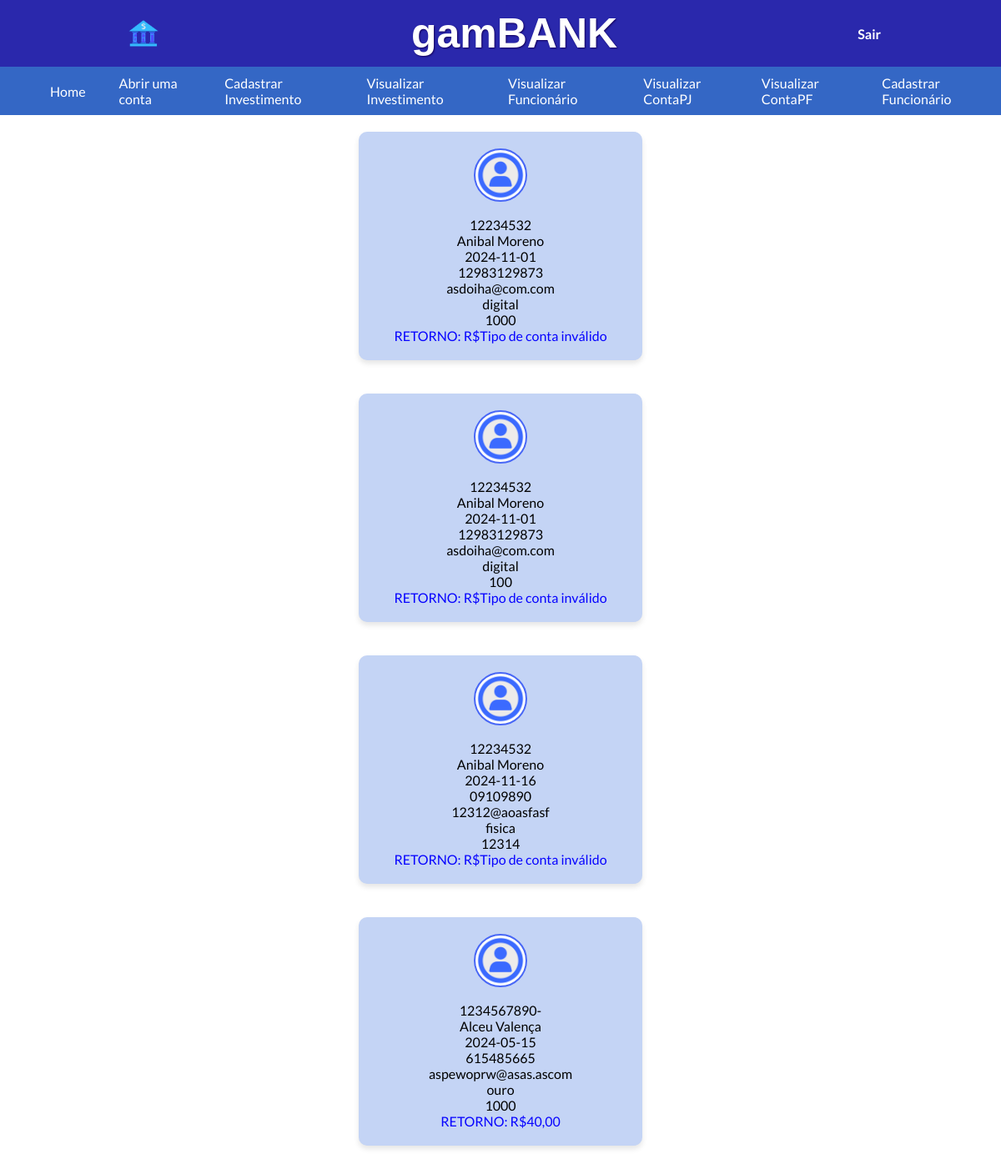
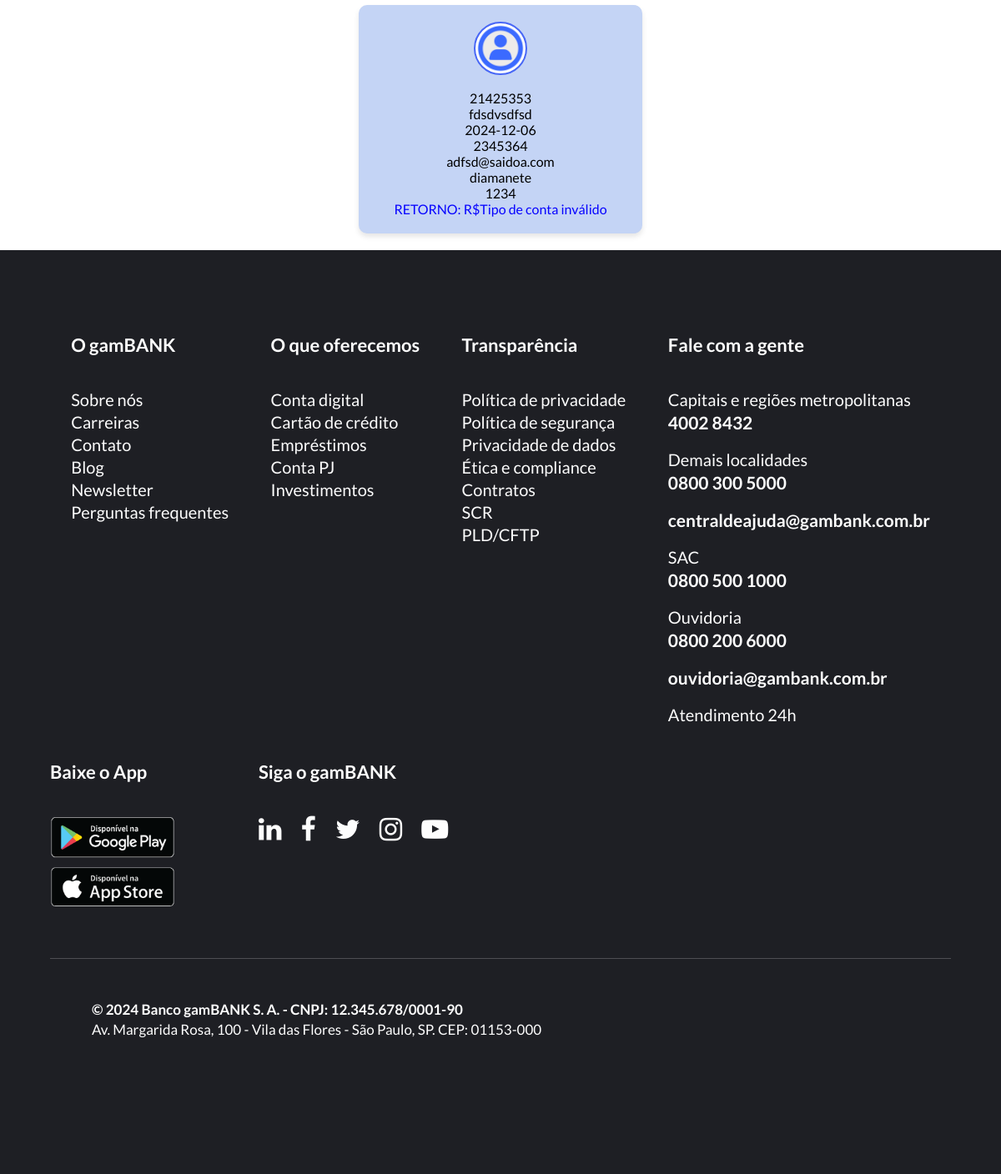
The app's page /telas/tela_visualizarInvestimento.php with its own data (2 pictures, top to bottom).
### tables this page shows
CREATE TABLE `investimento` (
  `cpf` varchar(255) NOT NULL,
  `nomeCompleto` varchar(255) NOT NULL,
  `dt_nascimento` date NOT NULL,
  `telefone` varchar(255) NOT NULL,
  `email` varchar(255) NOT NULL,
  `tipo_conta` varchar(255) NOT NULL,
  `valor_investimento` float NOT NULL
);

### php/funcoesBD.php (called while the page is built, shortened)
<?php
function conectarBD(){
    $conexao = mysqli_connect("localhost", "root","", "gamBANK");
    return($conexao);
}
function retornarInvestimento(){
    $conexao = conectarBD();
    $query = "SELECT * FROM investimento";
    $listaInv = mysqli_query($conexao, $query);
    return ($listaInv);
}
function calcularRetornoInvestimento($valorInvestido, $tipoConta) {
    $taxas = [
        'basico' => 0.02,
        'prata' => 0.03,
        'ouro' => 0.04,
        'diamante' => 0.05
    ];
    if (!isset($taxas[$tipoConta])) {
        return "Tipo de conta inválido";
    }
    $retorno = $valorInvestido * $taxas[$tipoConta];
    return number_format($retorno, 2, ',', '.');
    die();
  }
?>

### telas/tela_visualizarInvestimento.php (the view, shortened to what this page needs)
<?php
require_once "../php/funcoesBD.php";
?>
<!DOCTYPE html>
<html lang="pt-br">
<head>
    <link rel="stylesheet" href="https://cdnjs.cloudflare.com/ajax/libs/font-awesome/4.7.0/css/font-awesome.min.css">
    <link rel="stylesheet" href="../styles/style_visualizarInvestimento.css">
    <link rel="stylesheet" href="../styles/style_geral.css">
</head>
<body>
    <header class="header">
        <img src="../img/logo_gamBANK.png" alt="logo da gamBANK">
        <h1 class="nome-gambank">gamBANK</h1>
        <p><a href="#">Sair</a></p>
    </header>
    <nav class="menu-horizontal">
        <ul>
            <li><a href="home.php">Home</a></li>
            <li class="dropdown">
                <a href="#">Abrir uma conta</a>
            </li>
            <li><a href="tela_cadastrarInvestimento.php">Cadastrar Investimento</a></li>
            <li><a href="tela_visualizarInvestimento.php">Visualizar Investimento</a></li>
            <li><a href="tela_visualizarFuncionario.php">Visualizar Funcionário</a></li>
            <li><a href="tela_visualizarContaPJ.php">Visualizar ContaPJ</a></li>
            <li><a href="tela_visualizarContaPF.php">Visualizar ContaPF</a></li>
            <li><a href="tela_cadastrarFuncionario.php">Cadastrar Funcionário</a></li>
        </ul>
    </nav>
    <?php
    $listaInv = retornarInvestimento();
    while($inv = mysqli_fetch_assoc($listaInv)){
    echo "<section class='secao_inteira_visualizarInvestimento'>";
    echo "<section class='card'>";
    echo "<img class='iconeCliente' src='../img/cliente_foto.png' alt='Avatar do Usuário'>";
    echo  "<p>" . $inv["cpf"] . "</p>";
    echo  "<p>" . $inv["nomeCompleto"] . "</p>";
    echo  "<p>" . $inv["dt_nascimento"] . "</p>";
    echo  "<p>" . $inv["telefone"] . "</p>";
    echo  "<p>" . $inv["email"] . "</p>";
    echo  "<p>" . $inv["tipo_conta"] . "</p>";
    echo  "<p>" . $inv["valor_investimento"] . "</p>";
    $retorno = calcularRetornoInvestimento($inv["valor_investimento"], $inv["tipo_conta"]);
    echo  "<p class='retono_em_azul'> RETORNO: R$" . $retorno .  "</p>";
    echo  "</section>";
    echo   "</section>";
    }
    ?>
    <footer>
        <section class="links">
            <section>
                <h5>O gamBANK</h5>
                    <p><a href="#">Sobre nós</a></p>
                    <p><a href="#">Carreiras</a></p>
                    <p><a href="#">Contato</a></p>
                    <p><a href="#">Blog</a></p>
                    <p><a href="#">Newsletter</a></p>
                    <p><a href="#">Perguntas frequentes</a></p>
            </section>
            <section>
                <h5>O que oferecemos</h5>
                    <p><a href="#">Conta digital</a></p>
                    <p><a href="#">Cartão de crédito</a></p>
                    <p><a href="#">Empréstimos</a></p>
                    <p><a href="#">Conta PJ</a></p>
                    <p><a href="#">Investimentos</a></p>
            </section>
            <section>
                <h5>Transparência</h5>
                    <p><a href="#">Política de privacidade</a></p>
                    <p><a href="#">Política de segurança</a></p>
                    <p><a href="#">Privacidade de dados</a></p>
                    <p><a href="#">Ética e compliance</a></p>
                    <p><a href="#">Contratos</a></p>
                    <p><a href="#">SCR</a></p>
                    <p><a href="#">PLD/CFTP</a></p>
            </section>
            <section>
                <h5>Fale com a gente</h5>
                    <p>Capitais e regiões metropolitanas</p>
                    <p class="contato"><a href="tel:4002 8432">4002 8432</a></p>
                    <p>Demais localidades</p>
                    <p class="contato"><a href="tel:0800 300 5000">0800 300 5000</a></p>
                    <p class="contato"><a href="mailto:centraldeajuda@gambank.com.br">centraldeajuda@gambank.com.br</a></p>
                    <p>SAC</p>
                    <p class="contato"><a href="tel:0800 500 1000">0800 500 1000</a></p>
                    <p>Ouvidoria</p>
                    <p class="contato"><a href="tel:0800 200 6000">0800 200 6000</a></p>
                    <p class="contato"><a href="mailto:ouvidoria@gambank.com.br">ouvidoria@gambank.com.br</a></p>
                    <p>Atendimento 24h</p>
            </section>
        </section>
        <section class="apps-sociais">
            <section class="baixar-apps">
                <h5>Baixe o App</h5>
                    <img src="../img/googleplay.png">
                    <img src="../img/appstore.png">
            </section>
            <section class="redes-sociais">
                <h5>Siga o gamBANK</h5>
                    <a href="#" class="fa fa-linkedin fa-2x"></a>
                    <a href="#" class="fa fa-facebook fa-2x"></a>
                    <a href="#" class="fa fa-twitter fa-2x"></a>
                    <a href="#" class="fa fa-instagram fa-2x"></a>
                    <a href="#" class="fa fa-youtube-play fa-2x"></a>
            </section>
        </section>
            <section class="texto-rodape">
                <b><p>&#169 2024 Banco gamBANK S. A. - CNPJ: 12.345.678/0001-90</p></b>
                <p>Av. Margarida Rosa, 100 - Vila das Flores - São Paulo, SP. CEP: 01153-000</p>
            </section>
    </footer>
</body>
</html>

### styles/style_visualizarInvestimento.css (style rules this page uses)
.header { background-color: rgb(42, 40, 172); width: 100%; color: rgb(255, 255, 255); display: flex; align-items: center; justify-content: space-around; height: 80px; }
header img { width: 3%; margin-right: 15px; margin-left: 10px; }
header p { float: left; font-weight: bold; margin-bottom: 0; transition: all 0.3s ease; transform: scale(1); }
header a { color: rgb(255, 255, 255); text-decoration: none; }
.menu-horizontal { width: 100%; background-color: rgb(52, 103, 197); }
.menu-horizontal ul { list-style: none; display: flex; justify-content: center; align-items: center; }
.menu-horizontal ul li a { text-decoration: none; color: rgb(255, 255, 255); padding: 10px; display: block; padding-right: 20px; padding-left: 20px; transition: 0.2s; }
.secao_inteira_visualizarInvestimento { display: flex; flex-wrap: wrap; justify-content: center; gap: 20px; padding: 20px; }
.card { background-color: #c4d4f5; width: 300px; padding: 20px; border-radius: 10px; box-shadow: 0 4px 6px rgba(0, 0, 0, 0.1); text-align: center; flex: 1 1 calc(33.33% - 40px); max-width: 300px; }
.iconeCliente { width: 60px; height: 60px; border-radius: 50%; margin: 0 auto 15px auto; object-fit: cover; background-color: #fff; border: 2px solid #4867f6; }
.retono_em_azul { color: rgb(7, 3, 255); }

### styles/style_geral.css (style rules this page uses)
* { margin: 0; font-family: "Lato","Helvetica Neue",Helvetica,Arial,sans-serif; }
h1.nome-gambank { margin-bottom: 0; font-family: Verdana, "Geneva", Tahoma, sans-serif; font-size: 50px; font-weight: bold; text-shadow: 1px 1px 2px rgb(20, 0, 94); }
.dropdown { position: relative; display: inline-block; }
footer { background-color: rgb(30, 31, 36); padding: 60px; }
footer section.links { display: flex; justify-content: space-around; }
footer section p { color: rgb(253, 253, 253); font-size: 20px; margin-bottom: 3px; }
footer section h5 { color: rgb(253, 253, 253); font-weight: bold; font-size: 22px; margin-top: 40px; margin-bottom: 40px; }
footer section a { color: rgb(253, 253, 253); text-decoration: none; }
footer section p.contato { font-weight: bold; font-size: 21px; margin-bottom: 20px; }
footer section.texto-rodape { border-top: 1px solid rgb(78, 78, 83); margin: 50px 0 50px 0; padding: 50px; }
footer section.apps-sociais { display: flex; }
footer section.baixar-apps img { height: 50px; width: 150px; display: block; margin-bottom: 10px; transition: all 0.2s ease; transform: scale(1); cursor: pointer; }
footer section.redes-sociais { margin-left: 100px; }
footer section.redes-sociais a { margin-right: 20px; }
footer section.texto-rodape p { font-size: 17px; }

### records on screen
investimento: cpf "12234532", nomeCompleto "Anibal Moreno", dt_nascimento "2024-11-01", telefone "12983129873", email "asdoiha@com.com", tipo_conta "digital", valor_investimento "1000", retorno "Tipo de conta inválido"
investimento: cpf "12234532", nomeCompleto "Anibal Moreno", dt_nascimento "2024-11-01", telefone "12983129873", email "asdoiha@com.com", tipo_conta "digital", valor_investimento "100", retorno "Tipo de conta inválido"
investimento: cpf "12234532", nomeCompleto "Anibal Moreno", dt_nascimento "2024-11-16", telefone "09109890", email "12312@aoasfasf", tipo_conta "fisica", valor_investimento "12314", retorno "Tipo de conta inválido"
investimento: cpf "1234567890-", nomeCompleto "Alceu Valença", dt_nascimento "2024-05-15", telefone "615485665", email "aspewoprw@asas.ascom", tipo_conta "ouro", valor_investimento "1000", retorno "40,00"
investimento: cpf "21425353", nomeCompleto "fdsdvsdfsd", dt_nascimento "2024-12-06", telefone "2345364", email "adfsd@saidoa.com", tipo_conta "diamanete", valor_investimento "1234", retorno "Tipo de conta inválido"
